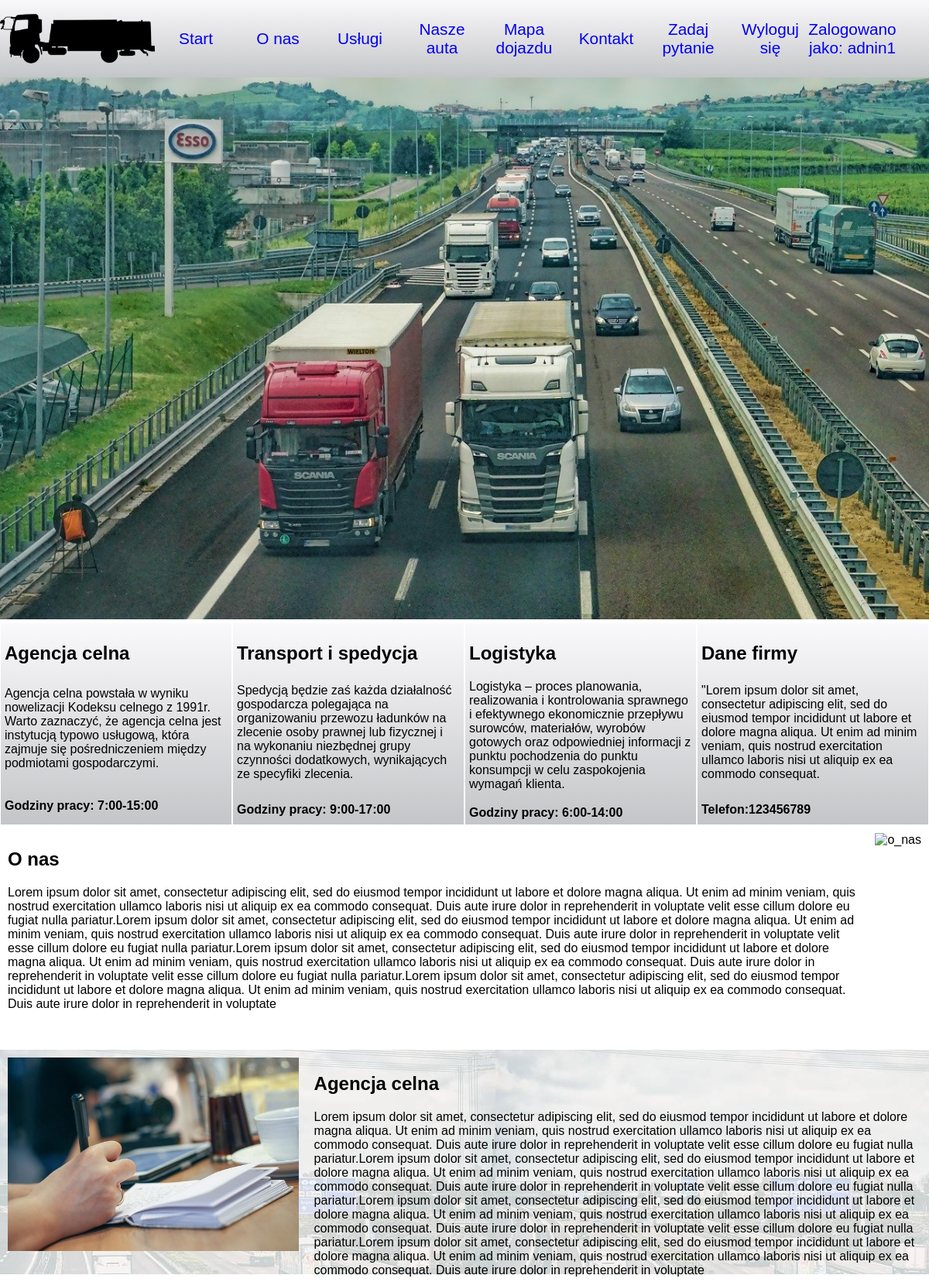
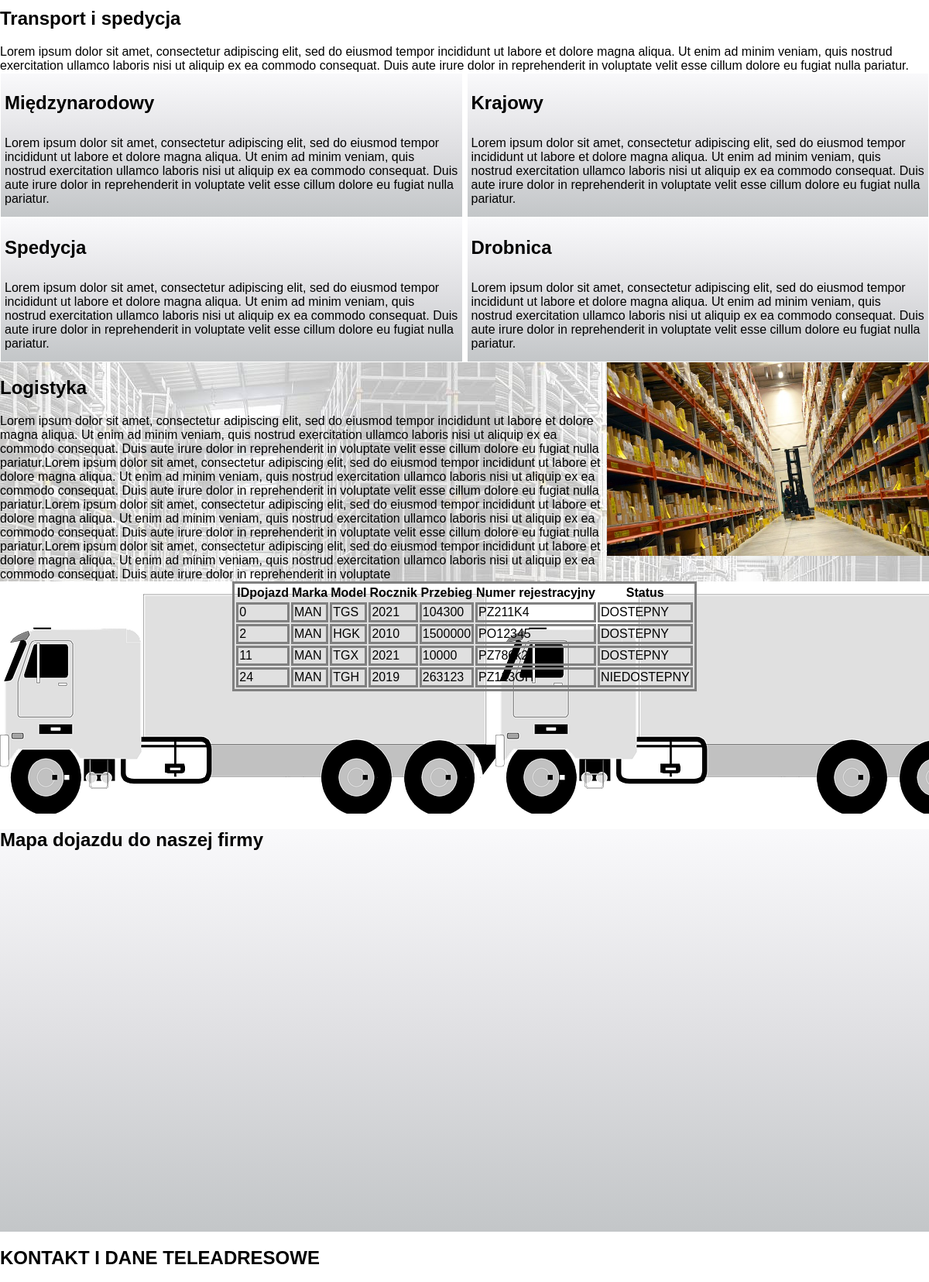
The app's page /strona.php (signed in, upper part) with its own data (2 pictures, top to bottom).
### tables this page shows
CREATE TABLE `carsinfo` (
  `IDpojazd` int(11) NOT NULL,
  `Marka` text NOT NULL COMMENT 'Marka pojazdu',
  `Model` text NOT NULL COMMENT 'Model pojazdu',
  `Rocznik` int(11) NOT NULL COMMENT 'data produkcji pojazdu',
  `Przebieg` int(11) NOT NULL COMMENT 'w km',
  `Nr_rej` text NOT NULL COMMENT 'Numer rejestracyjny',
  `Status` text NOT NULL COMMENT 'Dostępny/Zajęty'
);

### strona.php (the view, shortened to what this page needs)
<?php
    $con = mysqli_connect('localhost', 'root', '', 'agencjacelna');
?>
<!DOCTYPE html>
<html>
<head>
    <link rel="stylesheet" href="styl.css"/>
</head>
<body>
    <div id="start">
        <div id=naglowek>
        <div id=logo class="kontener">
            <img src="logo.png" alt="logo" displayed=block id="logo" class="ruch"/>
        </div>
            <div id="menu">
                <div class="m">
                    <a href="#start"> Start </a>
                </div>
                <div class="m">
                    <a href="#O-nas">O nas</a>
                </div>
                <div class="m" >
                    <a href="#uslugi">Usługi</a>
                </div>
                 <div class="m">
                    <a href=#pojazdy>Nasze auta</a>
                </div>
                <div class="m">
                    <a href=#mapa>Mapa dojazdu</a>
                </div>
                <div class="m">
                    <a href=#kontakt>Kontakt</a>
                </div>
                <div class="m">
                    <a href=#pytanie>Zadaj pytanie</a>
                </div>
                <div class="m">
               <?php
                if(isset($_SESSION['login'])){
                    echo "
                    <a href='wyloguj.php'>Wyloguj się</a>
                    ";
                }
            ?>
                </div>
                <div class="m">
                <?php
                if(isset($_SESSION['login'])){
                    $aktyw=$_SESSION['login'];
                    echo <<<ACC
                    <a href='Konto.php'>Zalogowano jako: $aktyw</a>
ACC;
                }
            ?>
            </div>
            </div>
        </div>
            <div id=zdj_1>
                <img src="zdj_1.jpg" alt="autostrada" displayed=block id="autostrada"/>
            </div>
        <div id=grid>
            <div id="A_C" class="kafelki">
                <h2>Agencja celna</h2>
                <a> Agencja celna powstała w wyniku nowelizacji Kodeksu celnego z 1991r. Warto zaznaczyć, że agencja celna jest instytucją typowo usługową, która zajmuje się pośredniczeniem między podmiotami gospodarczymi.</a>
                <br>
                <b>Godziny pracy: 7:00-15:00</b>
            </div>
            <div id="T_S" class="kafelki">
                <h2>Transport i spedycja</h2>
                <a> Spedycją będzie zaś każda działalność gospodarcza polegająca na organizowaniu przewozu ładunków na zlecenie osoby prawnej lub fizycznej i na wykonaniu niezbędnej grupy czynności dodatkowych, wynikających ze specyfiki zlecenia. </a>
                <br>
                <b>Godziny pracy: 9:00-17:00</b>
            </div>
            <div id="LOGISTYKA" class="kafelki">
                <h2>Logistyka</h2>
                <a> Logistyka – proces planowania, realizowania i kontrolowania sprawnego i efektywnego ekonomicznie przepływu surowców, materiałów, wyrobów gotowych oraz odpowiedniej informacji z punktu pochodzenia do punktu konsumpcji w celu zaspokojenia wymagań klienta.</a>
                <br>
                <b>Godziny pracy: 6:00-14:00</b>
            </div>
            <div id="D_F" class="kafelki">
                <h2>Dane firmy</h2>
                <a> "Lorem ipsum dolor sit amet, consectetur adipiscing elit, sed do eiusmod tempor incididunt ut labore et dolore magna aliqua. Ut enim ad minim veniam, quis nostrud exercitation ullamco laboris nisi ut aliquip ex ea commodo consequat.</a>
                <br>
                <b>Telefon:123456789</b>
            </div>
        </div>
    </div>
    <div id="O-nas">
        <div id="opis" class="on">
            <h2>O nas</h2>
            <a>Lorem ipsum dolor sit amet, consectetur adipiscing elit, sed do eiusmod tempor incididunt ut labore et dolore magna aliqua. Ut enim ad minim veniam, quis nostrud exercitation ullamco laboris nisi ut aliquip ex ea commodo consequat. Duis aute irure dolor in reprehenderit in voluptate velit esse cillum dolore eu fugiat nulla pariatur.Lorem ipsum dolor sit amet, consectetur adipiscing elit, sed do eiusmod tempor incididunt ut labore et dolore magna aliqua. Ut enim ad minim veniam, quis nostrud exercitation ullamco laboris nisi ut aliquip ex ea commodo consequat. Duis aute irure dolor in reprehenderit in voluptate velit esse cillum dolore eu fugiat nulla pariatur.Lorem ipsum dolor sit amet, consectetur adipiscing elit, sed do eiusmod tempor incididunt ut labore et dolore magna aliqua. Ut enim ad minim veniam, quis nostrud exercitation ullamco laboris nisi ut aliquip ex ea commodo consequat. Duis aute irure dolor in reprehenderit in voluptate velit esse cillum dolore eu fugiat nulla pariatur.Lorem ipsum dolor sit amet, consectetur adipiscing elit, sed do eiusmod tempor incididunt ut labore et dolore magna aliqua. Ut enim ad minim veniam, quis nostrud exercitation ullamco laboris nisi ut aliquip ex ea commodo consequat. Duis aute irure dolor in reprehenderit in voluptate </a>
        </div>
        <div id="zdj_2" class="on">
            <img src="zdj_2.jpg" alt="o_nas" displayed=block id="o_nas"/>
        </div>
    </div>
    <div id="uslugi">
        <div id="AC2">
            <div id="opisAC" class="AC">
                <h2>Agencja celna</h2>
                <a>Lorem ipsum dolor sit amet, consectetur adipiscing elit, sed do eiusmod tempor incididunt ut labore et dolore magna aliqua. Ut enim ad minim veniam, quis nostrud exercitation ullamco laboris nisi ut aliquip ex ea commodo consequat. Duis aute irure dolor in reprehenderit in voluptate velit esse cillum dolore eu fugiat nulla pariatur.Lorem ipsum dolor sit amet, consectetur adipiscing elit, sed do eiusmod tempor incididunt ut labore et dolore magna aliqua. Ut enim ad minim veniam, quis nostrud exercitation ullamco laboris nisi ut aliquip ex ea commodo consequat. Duis aute irure dolor in reprehenderit in voluptate velit esse cillum dolore eu fugiat nulla pariatur.Lorem ipsum dolor sit amet, consectetur adipiscing elit, sed do eiusmod tempor incididunt ut labore et dolore magna aliqua. Ut enim ad minim veniam, quis nostrud exercitation ullamco laboris nisi ut aliquip ex ea commodo consequat. Duis aute irure dolor in reprehenderit in voluptate velit esse cillum dolore eu fugiat nulla pariatur.Lorem ipsum dolor sit amet, consectetur adipiscing elit, sed do eiusmod tempor incididunt ut labore et dolore magna aliqua. Ut enim ad minim veniam, quis nostrud exercitation ullamco laboris nisi ut aliquip ex ea commodo consequat. Duis aute irure dolor in reprehenderit in voluptate </a></div>
            <div id="zdj_3" class="AC">
                <img src="zdj_3.jpg" alt="Agencja celna" displayed=block id="celna"/>
            </div>
        </div>
        <div id="TIS">
            <div id="opisTIS">
                <h2>Transport i spedycja</h2>
                <a>Lorem ipsum dolor sit amet, consectetur adipiscing elit, sed do eiusmod tempor incididunt ut labore et dolore magna aliqua. Ut enim ad minim veniam, quis nostrud exercitation ullamco laboris nisi ut aliquip ex ea commodo consequat. Duis aute irure dolor in reprehenderit in voluptate velit esse cillum dolore eu fugiat nulla pariatur.</a>
            </div>
            <div id="panele">
            <div id="MN" class="tis">
                <h2>Międzynarodowy</h2>
                <a>Lorem ipsum dolor sit amet, consectetur adipiscing elit, sed do eiusmod tempor incididunt ut labore et dolore magna aliqua. Ut enim ad minim veniam, quis nostrud exercitation ullamco laboris nisi ut aliquip ex ea commodo consequat. Duis aute irure dolor in reprehenderit in voluptate velit esse cillum dolore eu fugiat nulla pariatur.</a></div>
            <div id="KRAJ" class="tis">
                <h2>Krajowy</h2>
                <a>Lorem ipsum dolor sit amet, consectetur adipiscing elit, sed do eiusmod tempor incididunt ut labore et dolore magna aliqua. Ut enim ad minim veniam, quis nostrud exercitation ullamco laboris nisi ut aliquip ex ea commodo consequat. Duis aute irure dolor in reprehenderit in voluptate velit esse cillum dolore eu fugiat nulla pariatur.</a></div>
           </div>
             <div id="panele2">
            <div id="SPED" class="tis">
                <h2>Spedycja</h2>
                <a>Lorem ipsum dolor sit amet, consectetur adipiscing elit, sed do eiusmod tempor incididunt ut labore et dolore magna aliqua. Ut enim ad minim veniam, quis nostrud exercitation ullamco laboris nisi ut aliquip ex ea commodo consequat. Duis aute irure dolor in reprehenderit in voluptate velit esse cillum dolore eu fugiat nulla pariatur.</a></div>
            <div id="DROB" class="tis">
                <h2>Drobnica</h2>
                <a>Lorem ipsum dolor sit amet, consectetur adipiscing elit, sed do eiusmod tempor incididunt ut labore et dolore magna aliqua. Ut enim ad minim veniam, quis nostrud exercitation ullamco laboris nisi ut aliquip ex ea commodo consequat. Duis aute irure dolor in reprehenderit in voluptate velit esse cillum dolore eu fugiat nulla pariatur.</a></div>
           </div>
        <div id="LOG">
            <div id="zdj_4" class="logis">
                 <img src="zdj_4.jpg" alt="Logistyka" displayed=block id="logi"/>
            </div>
            <div id="opisLOG" class="logis">
                <h2>Logistyka</h2>
            <a>Lorem ipsum dolor sit amet, consectetur adipiscing elit, sed do eiusmod tempor incididunt ut labore et dolore magna aliqua. Ut enim ad minim veniam, quis nostrud exercitation ullamco laboris nisi ut aliquip ex ea commodo consequat. Duis aute irure dolor in reprehenderit in voluptate velit esse cillum dolore eu fugiat nulla pariatur.Lorem ipsum dolor sit amet, consectetur adipiscing elit, sed do eiusmod tempor incididunt ut labore et dolore magna aliqua. Ut enim ad minim veniam, quis nostrud exercitation ullamco laboris nisi ut aliquip ex ea commodo consequat. Duis aute irure dolor in reprehenderit in voluptate velit esse cillum dolore eu fugiat nulla pariatur.Lorem ipsum dolor sit amet, consectetur adipiscing elit, sed do eiusmod tempor incididunt ut labore et dolore magna aliqua. Ut enim ad minim veniam, quis nostrud exercitation ullamco laboris nisi ut aliquip ex ea commodo consequat. Duis aute irure dolor in reprehenderit in voluptate velit esse cillum dolore eu fugiat nulla pariatur.Lorem ipsum dolor sit amet, consectetur adipiscing elit, sed do eiusmod tempor incididunt ut labore et dolore magna aliqua. Ut enim ad minim veniam, quis nostrud exercitation ullamco laboris nisi ut aliquip ex ea commodo consequat. Duis aute irure dolor in reprehenderit in voluptate </a></div>
        </div>
    </div>
    </div>
    <div id=pojazdy>
        <table id=naszepojazdy>
        <tr>
            <th>IDpojazd</th>
            <th>Marka</th>
            <th>Model</th>
            <th>Rocznik</th>
            <th>Przebieg</th>
            <th>Numer rejestracyjny</th>
            <th>Status</th>
        </tr>
    <?php
             $lista="SELECT *
                                FROM carsinfo";
        $pojazdy= mysqli_query($con, $lista);
        while($pojazd=mysqli_fetch_assoc($pojazdy)){
          echo "
                <tr>
                <td>".$pojazd['IDpojazd']."</td>
                 <td>".$pojazd['Marka']."</td>
                 <td>".$pojazd['Model']."</td>
                 <td>".$pojazd['Rocznik']."</td>
                 <td>".$pojazd['Przebieg']."</td>
                 <td>".$pojazd['Nr_rej']."</td>
                 <td>".$pojazd['Status']."</td>
                 </tr>
                ";
        }
    ?>
    </table>
    </div>
    <div id="mapa">
        <h2>Mapa dojazdu do naszej firmy</h2>
        <br>
        <iframe src="https://www.google.com/maps/embed?pb=!1m23!1m12!1m3!1d2433.899256366083!2d16.92173539274074!3d52.40850203795981!2m3!1f0!2f0!3f0!3m2!1i1024!2i768!4f13.1!4m8!3e0!4m0!4m5!1s0x47045b3635665f11%3A0xc210b0ba32f3da44!2sFredry%2013%2C%2061-714%20Pozna%C5%84!3m2!1d52.4086522!2d16.921690899999998!5e0!3m2!1spl!2spl!4v1604600458592!5m2!1spl!2spl" width=100% height="450" frameborder="0" style="border:0;" allowfullscreen="" aria-hidden="false" tabindex="0"></iframe>
    </div>
        <h2 class="contackt">KONTAKT I DANE TELEADRESOWE</h2>

### styl.css (style rules this page uses)
html { scroll-behavior:smooth; }
body { background-color: white; margin: 0; font-family: sans-serif; font: Veranda; color:black; width: 100%; margin: 0 auto; }
a { text-decoration: none; }
#naglowek { background: rgb(249,249,251); background: linear-gradient(to bottom, rgba(249,249,251,1) 0%, rgba(224,224,227,1) 50%, rgba(195,198,200,1) 100%); display: flex; flex-direction: row; position: fixed; width: 100%; }
#logo { width:200px; height: auto; object-position: center; display: flex; align-items: center; justify-content: center; }
#menu { display: flex; flex-direction: row; align-items: center; justify-content: space-between; }
.m { width: 100px; height: 50px; font-size: 130%; text-decoration: none; text-align: center; display: flex; justify-content:center; align-items: center; padding: 3px; }
#autostrada { width: 100%; }
.kafelki { background: rgb(249,249,251); background: linear-gradient(to bottom, rgba(249,249,251,1) 0%, rgba(224,224,227,1) 50%, rgba(195,198,200,1) 100%); width: 190px%; height: 250px; margin: 1px; display: grid; padding: 5px; }
#grid { display:grid; grid-template-columns: 1fr 1fr 1fr 1fr; grid-template-rows: auto; grid-template-areas: 'A_C T_S LOG D_F' }
#A_C { grid-area: A_C; }
#T_S { grid-area: T_S; }
#O-nas { display:grid; grid-template-columns: 3fr 1fr; grid-template-rows: auto; grid-template-areas: 'opis opis opis zdj_2' }
#opis { grid-area: opis; }
#zdj_2 { grid-area: zdj_2; }
.on { height: 270px; background: white; margin 5px; padding: 10px; }
#o_nas { height: 250px; }
#AC2 { background-image:url(bgimg1.jpg); display:grid; grid-template-columns: 1fr 3fr; grid-template-rows: auto; grid-template-areas: 'zdj_3 opisAC opisAC opisAC'; }
#opisAC { grid-area: opisAC; }
#zdj_3 { grid-area: zdj_3; }
#celna { height:250px; }
.AC { height: 270px; margin 5px; padding: 10px; }
#panele { display:grid; grid-template-columns: 2fr 2fr; grid-template-rows: auto; grid-template-areas:'MN KRAJ'; grid-gap: 5px; }
#MN { grid-area: MN; }
#KRAJ { grid-area: KRAJ; }
#panele2 { display:grid; grid-template-columns: 2fr 2fr; grid-template-rows: auto; grid-template-areas:'SPED DROB'; grid-gap: 5px; }
#SPED { grid-area: SPED; }
#DROB { grid-area: DROB; }
.tis { background: rgb(249,249,251); background: linear-gradient(to bottom, rgba(249,249,251,1) 0%, rgba(224,224,227,1) 50%, rgba(195,198,200,1) 100%); width: 190px%; height: 175px; margin: 1px; display: grid; padding: 5px; }
#LOG { background-image:url(bgimg2.jpg); display:grid; grid-template-columns: 3fr 1fr; grid-template-rows: auto; grid-template-areas: 'opisLOG opisLOG opisLOG zdj_4'; }
#opisLOG { grid-area: opisLOG; }
#zdj_4 { grid-area: zdj_4; }
#logi { height: 250px; }
#mapa { background: rgb(249,249,251); background: linear-gradient(rgba(249,249,251,1) 0%, rgba(224,224,227,1) 50%, rgba(195,198,200,1) 100%); }
#pojazdy { background-image:url(bgimg5.png); width: 100%; height: 300px; }
#naszepojazdy td { margin: 0 auto; border: 3px solid gray; justify-content: center; }
#naszepojazdy { border: 3px solid gray; margin:auto; }

### records on screen
carsinfo: IDpojazd "0", Marka "MAN", Model "TGS", Rocznik "2021", Przebieg "104300", Nr_rej "PZ211K4", Status "DOSTEPNY"
carsinfo: IDpojazd "2", Marka "MAN", Model "HGK", Rocznik "2010", Przebieg "1500000", Nr_rej "PO12345", Status "DOSTEPNY"
carsinfo: IDpojazd "11", Marka "MAN", Model "TGX", Rocznik "2021", Przebieg "10000", Nr_rej "PZ786k2", Status "DOSTEPNY"
carsinfo: IDpojazd "24", Marka "MAN", Model "TGH", Rocznik "2019", Przebieg "263123", Nr_rej "PZ123GH", Status "NIEDOSTEPNY"

### other values on screen
$aktyw "adnin1"
